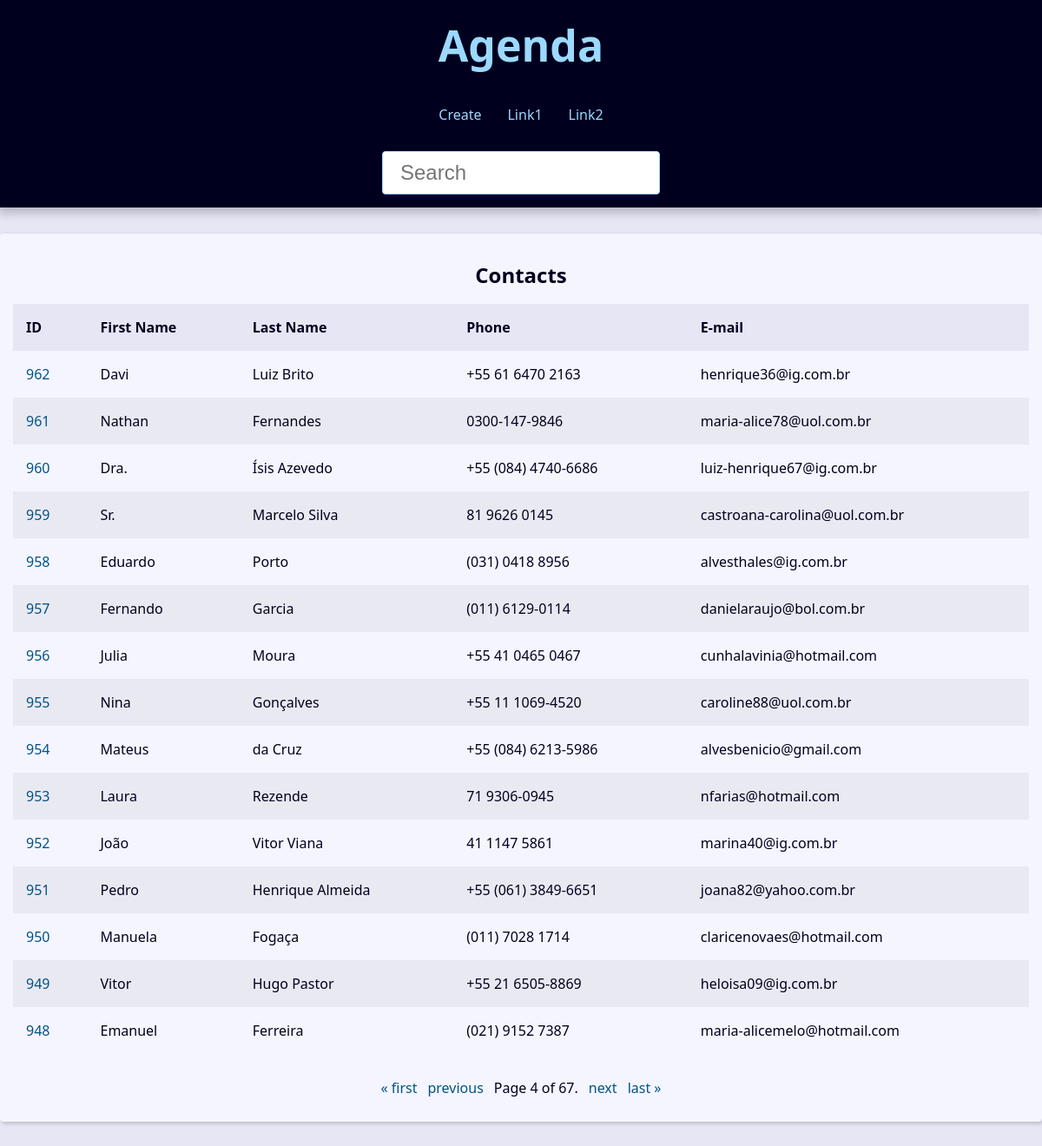
/?page=4&q=, run on the app's committed database.
### contact/models.py (models this page shows, shortened)
class Contact(models.Model):
    class Meta:
        verbose_name = 'Contato'
        verbose_name_plural = 'Contatos'
    first_name = models.CharField(max_length=50)
    last_name = models.CharField(max_length=50, blank=True)
    phone = models.CharField(max_length=50, blank=True)
    email = models.EmailField(max_length=254, blank=True)
    create_date = models.DateTimeField(default=timezone.now)
    description = models.TextField(blank=True)
    show = models.BooleanField(default=True)
    picture = models.ImageField(blank=True, upload_to='pictures/%Y/%M/')
    category = models.ForeignKey(Category, on_delete=models.SET_NULL,
                                 blank=True, null=True)
    owner = models.ForeignKey(User, on_delete=models.SET_NULL,
                                 blank=True, null=True)

### contact/views/contact_views.py (the view)
# urls.py: path('', views.index, name='index'),
def index(request):
    contacts = Contact.objects.filter(show=True).order_by('-id')
    paginator= Paginator(contacts, 15)
    page_number = request.GET.get("page")
    page_obj = paginator.get_page(page_number)
    context = {
        'contacts': contacts,
        'page_obj': page_obj,
        'site_title': 'Contatos - '
    }
    return render(
        request,
        'contact/index.html',
        context
    )

### contact/templates/contact/index.html
{% extends 'global/base.html' %}
{% block content %}
  <div class="responsive-table">
    <table class="contacts-table">
      <caption class="table-caption ">
        Contacts
      </caption>
      <thead>
        <tr class="table-row table-row-header">
          <th class="table-header">ID</th>
          <th class="table-header">First Name</th>
          <th class="table-header">Last Name</th>
          <th class="table-header">Phone</th>
          <th class="table-header">E-mail</th>
        </tr>
      </thead>
      <tbody>
        {% for contact in page_obj %}
          <tr class="table-row">
            <td class="table-cel">
              <a class="table-link" href="{% url 'contact:contact' contact.id %}">
                {{ contact.id }}
              </a>
            </td>
            <td class="table-cel">
              {{ contact.first_name }}
            </td>
            <td class="table-cel">
              {{ contact.last_name }}
            </td>
            <td class="table-cel">
              {{ contact.phone }}
            </td>
            <td class="table-cel">
              {{ contact.email }}
            </td>
          </tr>
        {% endfor %}
      </tbody>
    </table>
  </div>
{% endblock content %}

### base_static/global/css/style.css (style rules this page uses)
:root { --spacing: 1.5rem; --link-dark-color: rgb(0, 83, 134); --link-light-color: rgb(156, 217, 255); --clr-white: rgb(245, 245, 255); --clr-black: rgb(0, 0, 30); --clr-light-gray: rgb(230, 230, 245); --clr-dark-shadow-5: rgba(0, 0, 10, 5%); --clr-dark-shadow-10: rgba(0, 0, 10, 10%); --clr-dark-shadow-20: rgba(0, 0, 10, 20%); --clr-light-shadow-5: rgba(200, 200, 255, 5%); --clr-light-shadow-10: rgba(200, 200, 255, 10%); --clr-light-shadow-20: rgba(200, 200, 255, 20%); --main-page-width: 120rem; --table-min-width: 60rem; --biggest-font-size: 5rem; --bigger-font-size: 4rem; --big-font-size: 3.2rem; --medium-font-size: 2.4rem; --small-font-size: 1.6rem; --smaller-font-size: 1.4rem; --smallest-font-size: 1.2rem; --transition-fast: 300ms; --transition-medium: 600ms; --transition-slow: 1s; --default-border-radius: 4px; }
*, *::before, *::after { margin: 0; padding: 0; box-sizing: border-box; }
html { font-size: 62.5%; }
body { font-family: system-ui, -apple-system, BlinkMacSystemFont, 'Segoe UI', Roboto, Oxygen, Ubuntu, Cantarell, 'Open Sans', 'Helvetica Neue', sans-serif; line-height: 1.5; font-size: var(--small-font-size); color: var(--clr-black); -webkit-font-smoothing: antialiased; background: var(--clr-light-gray); }
.responsive-table { width: 100%; overflow-x: auto; }
.contacts-table { width: 100%; min-width: var(--table-min-width); border-collapse: collapse; }
.table-caption { font-size: var(--medium-font-size); font-weight: bold; padding: var(--spacing); }
.table-row { text-align: left; text-overflow: ellipsis; transition: background-color var(--transition-fast) ease-in-out; }
.table-row:nth-of-type(2n) { background: var(--clr-dark-shadow-5); }
.table-row-header { background: var(--clr-light-gray); color: var(--clr-black); }
.table-cel, .table-header { padding: var(--spacing); }
.table-link { color: var(--link-dark-color); transition: color var(--transition-fast) ease-in-out; text-decoration: none; }

### data on the page
Contact: id "962", first_name "Davi", last_name "Luiz Brito", phone "+55 61 6470 2163", email "henrique36@ig.com.br"
Contact: id "961", first_name "Nathan", last_name "Fernandes", phone "0300-147-9846", email "maria-alice78@uol.com.br"
Contact: id "960", first_name "Dra.", last_name "Ísis Azevedo", phone "+55 (084) 4740-6686", email "luiz-henrique67@ig.com.br"
Contact: id "959", first_name "Sr.", last_name "Marcelo Silva", phone "81 9626 0145", email "castroana-carolina@uol.com.br"
Contact: id "958", first_name "Eduardo", last_name "Porto", phone "(031) 0418 8956", email "alvesthales@ig.com.br"
Contact: id "957", first_name "Fernando", last_name "Garcia", phone "(011) 6129-0114", email "danielaraujo@bol.com.br"
Contact: id "956", first_name "Julia", last_name "Moura", phone "+55 41 0465 0467", email "cunhalavinia@hotmail.com"
Contact: id "955", first_name "Nina", last_name "Gonçalves", phone "+55 11 1069-4520", email "caroline88@uol.com.br"
Contact: id "954", first_name "Mateus", last_name "da Cruz", phone "+55 (084) 6213-5986", email "alvesbenicio@gmail.com"
Contact: id "953", first_name "Laura", last_name "Rezende", phone "71 9306-0945", email "nfarias@hotmail.com"
Contact: id "952", first_name "João", last_name "Vitor Viana", phone "41 1147 5861", email "marina40@ig.com.br"
Contact: id "951", first_name "Pedro", last_name "Henrique Almeida", phone "+55 (061) 3849-6651", email "joana82@yahoo.com.br"
Contact: id "950", first_name "Manuela", last_name "Fogaça", phone "(011) 7028 1714", email "claricenovaes@hotmail.com"
Contact: id "949", first_name "Vitor", last_name "Hugo Pastor", phone "+55 21 6505-8869", email "heloisa09@ig.com.br"
Contact: id "948", first_name "Emanuel", last_name "Ferreira", phone "(021) 9152 7387", email "maria-alicemelo@hotmail.com"

### other printed values
{{ page_obj.number }} "4"
{{ page_obj.paginator.num_pages }} "67"
